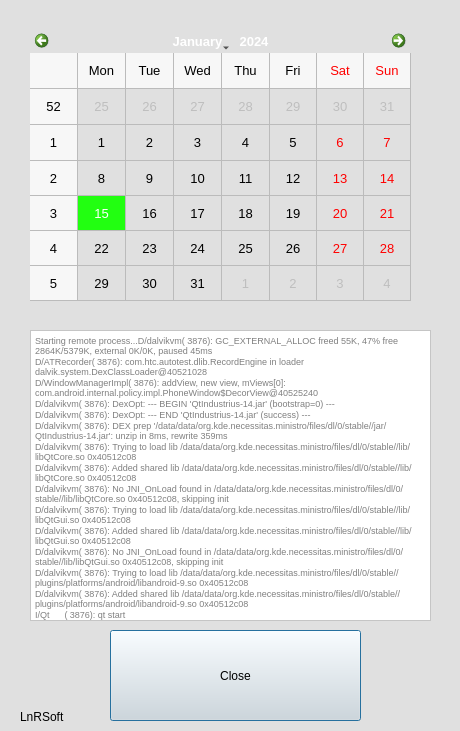
<?xml version="1.0" encoding="UTF-8"?>
<ui version="4.0">
 <class>MainWindow</class>
 <widget class="QMainWindow" name="MainWindow">
  <property name="geometry">
   <rect>
    <x>0</x>
    <y>0</y>
    <width>460</width>
    <height>731</height>
   </rect>
  </property>
  <property name="windowTitle">
   <string>MainWindow</string>
  </property>
  <property name="styleSheet">
   <string notr="true">background-color: rgb(130, 255, 8);
background-color: rgb(224, 224, 224);</string>
  </property>
  <widget class="QWidget" name="centralWidget">
   <widget class="QPushButton" name="pushButton">
    <property name="geometry">
     <rect>
      <x>110</x>
      <y>630</y>
      <width>251</width>
      <height>91</height>
     </rect>
    </property>
    <property name="styleSheet">
     <string notr="true"/>
    </property>
    <property name="text">
     <string>Close</string>
    </property>
    <property name="autoDefault">
     <bool>true</bool>
    </property>
    <property name="default">
     <bool>true</bool>
    </property>
    <property name="flat">
     <bool>false</bool>
    </property>
   </widget>
   <widget class="QCalendarWidget" name="calendarWidget">
    <property name="geometry">
     <rect>
      <x>30</x>
      <y>30</y>
      <width>381</width>
      <height>271</height>
     </rect>
    </property>
    <property name="font">
     <font>
      <pointsize>10</pointsize>
     </font>
    </property>
    <property name="styleSheet">
     <string notr="true">border-color: qlineargradient(spread:pad, x1:0, y1:0, x2:1, y2:0, stop:0 rgba(255, 178, 102, 255), stop:0.55 rgba(235, 148, 61, 255), stop:0.98 rgba(0, 0, 0, 255), stop:1 rgba(0, 0, 0, 0));
selection-background-color: rgb(34, 255, 17);</string>
    </property>
    <property name="inputMethodHints">
     <set>Qt::ImhDialableCharactersOnly|Qt::ImhDigitsOnly|Qt::ImhEmailCharactersOnly|Qt::ImhFormattedNumbersOnly|Qt::ImhLowercaseOnly|Qt::ImhUppercaseOnly|Qt::ImhUrlCharactersOnly</set>
    </property>
    <property name="gridVisible">
     <bool>true</bool>
    </property>
    <property name="horizontalHeaderFormat">
     <enum>QCalendarWidget::ShortDayNames</enum>
    </property>
    <property name="navigationBarVisible">
     <bool>true</bool>
    </property>
   </widget>
   <widget class="QTextEdit" name="textEdit">
    <property name="geometry">
     <rect>
      <x>30</x>
      <y>330</y>
      <width>401</width>
      <height>291</height>
     </rect>
    </property>
    <property name="font">
     <font>
      <pointsize>6</pointsize>
     </font>
    </property>
    <property name="mouseTracking">
     <bool>true</bool>
    </property>
    <property name="focusPolicy">
     <enum>Qt::ClickFocus</enum>
    </property>
    <property name="autoFillBackground">
     <bool>true</bool>
    </property>
    <property name="styleSheet">
     <string notr="true">background-color: rgb(255, 255, 255);</string>
    </property>
    <property name="inputMethodHints">
     <set>Qt::ImhDialableCharactersOnly|Qt::ImhDigitsOnly|Qt::ImhEmailCharactersOnly|Qt::ImhFormattedNumbersOnly|Qt::ImhLowercaseOnly|Qt::ImhUppercaseOnly|Qt::ImhUrlCharactersOnly</set>
    </property>
    <property name="frameShape">
     <enum>QFrame::StyledPanel</enum>
    </property>
    <property name="frameShadow">
     <enum>QFrame::Sunken</enum>
    </property>
    <property name="verticalScrollBarPolicy">
     <enum>Qt::ScrollBarAlwaysOff</enum>
    </property>
    <property name="horizontalScrollBarPolicy">
     <enum>Qt::ScrollBarAlwaysOff</enum>
    </property>
    <property name="tabChangesFocus">
     <bool>true</bool>
    </property>
    <property name="html">
     <string>&lt;!DOCTYPE HTML PUBLIC &quot;-//W3C//DTD HTML 4.0//EN&quot; &quot;http://www.w3.org/TR/REC-html40/strict.dtd&quot;&gt;
&lt;html&gt;&lt;head&gt;&lt;meta name=&quot;qrichtext&quot; content=&quot;1&quot; /&gt;&lt;style type=&quot;text/css&quot;&gt;
p, li { white-space: pre-wrap; }
&lt;/style&gt;&lt;/head&gt;&lt;body style=&quot; font-family:'.SF NS Text'; font-size:6pt; font-weight:400; font-style:normal;&quot;&gt;
&lt;p style=&quot; margin-top:0px; margin-bottom:0px; margin-left:0px; margin-right:0px; -qt-block-indent:0; text-indent:0px;&quot;&gt;&lt;span style=&quot; font-family:'Monaco'; font-size:7pt; color:#7f7f7f;&quot;&gt;Starting remote process...D/dalvikvm( 3876): GC_EXTERNAL_ALLOC freed 55K, 47% free 2864K/5379K, external 0K/0K, paused 45ms&lt;/span&gt;&lt;/p&gt;
&lt;p style=&quot; margin-top:0px; margin-bottom:0px; margin-left:0px; margin-right:0px; -qt-block-indent:0; text-indent:0px;&quot;&gt;&lt;span style=&quot; font-family:'Monaco'; font-size:7pt; color:#7f7f7f;&quot;&gt;D/ATRecorder( 3876): com.htc.autotest.dlib.RecordEngine in loader dalvik.system.DexClassLoader@40521028&lt;/span&gt;&lt;/p&gt;
&lt;p style=&quot; margin-top:0px; margin-bottom:0px; margin-left:0px; margin-right:0px; -qt-block-indent:0; text-indent:0px;&quot;&gt;&lt;span style=&quot; font-family:'Monaco'; font-size:7pt; color:#7f7f7f;&quot;&gt;D/WindowManagerImpl( 3876): addView, new view, mViews[0]: com.android.internal.policy.impl.PhoneWindow$DecorView@40525240&lt;/span&gt;&lt;/p&gt;
&lt;p style=&quot; margin-top:0px; margin-bottom:0px; margin-left:0px; margin-right:0px; -qt-block-indent:0; text-indent:0px;&quot;&gt;&lt;span style=&quot; font-family:'Monaco'; font-size:7pt; color:#7f7f7f;&quot;&gt;D/dalvikvm( 3876): DexOpt: --- BEGIN 'QtIndustrius-14.jar' (bootstrap=0) ---&lt;/span&gt;&lt;/p&gt;
&lt;p style=&quot; margin-top:0px; margin-bottom:0px; margin-left:0px; margin-right:0px; -qt-block-indent:0; text-indent:0px;&quot;&gt;&lt;span style=&quot; font-family:'Monaco'; font-size:7pt; color:#7f7f7f;&quot;&gt;D/dalvikvm( 3876): DexOpt: --- END 'QtIndustrius-14.jar' (success) ---&lt;/span&gt;&lt;/p&gt;
&lt;p style=&quot; margin-top:0px; margin-bottom:0px; margin-left:0px; margin-right:0px; -qt-block-indent:0; text-indent:0px;&quot;&gt;&lt;span style=&quot; font-family:'Monaco'; font-size:7pt; color:#7f7f7f;&quot;&gt;D/dalvikvm( 3876): DEX prep '/data/data/org.kde.necessitas.ministro/files/dl/0/stable//jar/QtIndustrius-14.jar': unzip in 8ms, rewrite 359ms&lt;/span&gt;&lt;/p&gt;
&lt;p style=&quot; margin-top:0px; margin-bottom:0px; margin-left:0px; margin-right:0px; -qt-block-indent:0; text-indent:0px;&quot;&gt;&lt;span style=&quot; font-family:'Monaco'; font-size:7pt; color:#7f7f7f;&quot;&gt;D/dalvikvm( 3876): Trying to load lib /data/data/org.kde.necessitas.ministro/files/dl/0/stable//lib/libQtCore.so 0x40512c08&lt;/span&gt;&lt;/p&gt;
&lt;p style=&quot; margin-top:0px; margin-bottom:0px; margin-left:0px; margin-right:0px; -qt-block-indent:0; text-indent:0px;&quot;&gt;&lt;span style=&quot; font-family:'Monaco'; font-size:7pt; color:#7f7f7f;&quot;&gt;D/dalvikvm( 3876): Added shared lib /data/data/org.kde.necessitas.ministro/files/dl/0/stable//lib/libQtCore.so 0x40512c08&lt;/span&gt;&lt;/p&gt;
&lt;p style=&quot; margin-top:0px; margin-bottom:0px; margin-left:0px; margin-right:0px; -qt-block-indent:0; text-indent:0px;&quot;&gt;&lt;span style=&quot; font-family:'Monaco'; font-size:7pt; color:#7f7f7f;&quot;&gt;D/dalvikvm( 3876): No JNI_OnLoad found in /data/data/org.kde.necessitas.ministro/files/dl/0/stable//lib/libQtCore.so 0x40512c08, skipping init&lt;/span&gt;&lt;/p&gt;
&lt;p style=&quot; margin-top:0px; margin-bottom:0px; margin-left:0px; margin-right:0px; -qt-block-indent:0; text-indent:0px;&quot;&gt;&lt;span style=&quot; font-family:'Monaco'; font-size:7pt; color:#7f7f7f;&quot;&gt;D/dalvikvm( 3876): Trying to load lib /data/data/org.kde.necessitas.ministro/files/dl/0/stable//lib/libQtGui.so 0x40512c08&lt;/span&gt;&lt;/p&gt;
&lt;p style=&quot; margin-top:0px; margin-bottom:0px; margin-left:0px; margin-right:0px; -qt-block-indent:0; text-indent:0px;&quot;&gt;&lt;span style=&quot; font-family:'Monaco'; font-size:7pt; color:#7f7f7f;&quot;&gt;D/dalvikvm( 3876): Added shared lib /data/data/org.kde.necessitas.ministro/files/dl/0/stable//lib/libQtGui.so 0x40512c08&lt;/span&gt;&lt;/p&gt;
&lt;p style=&quot; margin-top:0px; margin-bottom:0px; margin-left:0px; margin-right:0px; -qt-block-indent:0; text-indent:0px;&quot;&gt;&lt;span style=&quot; font-family:'Monaco'; font-size:7pt; color:#7f7f7f;&quot;&gt;D/dalvikvm( 3876): No JNI_OnLoad found in /data/data/org.kde.necessitas.ministro/files/dl/0/stable//lib/libQtGui.so 0x40512c08, skipping init&lt;/span&gt;&lt;/p&gt;
&lt;p style=&quot; margin-top:0px; margin-bottom:0px; margin-left:0px; margin-right:0px; -qt-block-indent:0; text-indent:0px;&quot;&gt;&lt;span style=&quot; font-family:'Monaco'; font-size:7pt; color:#7f7f7f;&quot;&gt;D/dalvikvm( 3876): Trying to load lib /data/data/org.kde.necessitas.ministro/files/dl/0/stable//plugins/platforms/android/libandroid-9.so 0x40512c08&lt;/span&gt;&lt;/p&gt;
&lt;p style=&quot; margin-top:0px; margin-bottom:0px; margin-left:0px; margin-right:0px; -qt-block-indent:0; text-indent:0px;&quot;&gt;&lt;span style=&quot; font-family:'Monaco'; font-size:7pt; color:#7f7f7f;&quot;&gt;D/dalvikvm( 3876): Added shared lib /data/data/org.kde.necessitas.ministro/files/dl/0/stable//plugins/platforms/android/libandroid-9.so 0x40512c08&lt;/span&gt;&lt;/p&gt;
&lt;p style=&quot; margin-top:0px; margin-bottom:0px; margin-left:0px; margin-right:0px; -qt-block-indent:0; text-indent:0px;&quot;&gt;&lt;span style=&quot; font-family:'Monaco'; font-size:7pt; color:#7f7f7f;&quot;&gt;I/Qt      ( 3876): qt start&lt;/span&gt;&lt;/p&gt;
&lt;p style=&quot; margin-top:0px; margin-bottom:0px; margin-left:0px; margin-right:0px; -qt-block-indent:0; text-indent:0px;&quot;&gt;&lt;span style=&quot; font-family:'Monaco'; font-size:7pt; color:#7f7f7f;&quot;&gt;D/dalvikvm( 3876): Trying to load lib /data/data/org.kde.necessitas.example.untitled/lib/libuntitled.so 0x4051d950&lt;/span&gt;&lt;/p&gt;
&lt;p style=&quot; margin-top:0px; margin-bottom:0px; margin-left:0px; margin-right:0px; -qt-block-indent:0; text-indent:0px;&quot;&gt;&lt;span style=&quot; font-family:'Monaco'; font-size:7pt; color:#7f7f7f;&quot;&gt;D/dalvikvm( 3876): Added shared lib /data/data/org.kde.necessitas.example.untitled/lib/libuntitled.so 0x4051d950&lt;/span&gt;&lt;/p&gt;
&lt;p style=&quot; margin-top:0px; margin-bottom:0px; margin-left:0px; margin-right:0px; -qt-block-indent:0; text-indent:0px;&quot;&gt;&lt;span style=&quot; font-family:'Monaco'; font-size:7pt; color:#7f7f7f;&quot;&gt;D/dalvikvm( 3876): No JNI_OnLoad found in /data/data/org.kde.necessitas.example.untitled/lib/libuntitled.so 0x4051d950, skipping init&lt;/span&gt;&lt;/p&gt;
&lt;p style=&quot; margin-top:0px; margin-bottom:0px; margin-left:0px; margin-right:0px; -qt-block-indent:0; text-indent:0px;&quot;&gt;&lt;span style=&quot; font-family:'Monaco'; font-size:7pt; color:#7f7f7f;&quot;&gt;W/Qt      ( 3876): Can't set environment &amp;quot;&amp;quot; &lt;/span&gt;&lt;/p&gt;
&lt;p style=&quot; margin-top:0px; margin-bottom:0px; margin-left:0px; margin-right:0px; -qt-block-indent:0; text-indent:0px;&quot;&gt;&lt;span style=&quot; font-family:'Monaco'; font-size:7pt; color:#7f7f7f;&quot;&gt;W/Qt      ( 3876): WARNING: QApplication was not created in the main() thread.&lt;/span&gt;&lt;/p&gt;
&lt;p style=&quot; margin-top:0px; margin-bottom:0px; margin-left:0px; margin-right:0px; -qt-block-indent:0; text-indent:0px;&quot;&gt;&lt;span style=&quot; font-family:'Monaco'; font-size:7pt; color:#7f7f7f;&quot;&gt;D/Qt      ( 3876): QAndroidPlatformIntegrationPlugin::create &amp;quot;android&amp;quot; &lt;/span&gt;&lt;/p&gt;
&lt;p style=&quot; margin-top:0px; margin-bottom:0px; margin-left:0px; margin-right:0px; -qt-block-indent:0; text-indent:0px;&quot;&gt;&lt;span style=&quot; font-family:'Monaco'; font-size:7pt; color:#7f7f7f;&quot;&gt;I/Qt JAVA ( 3876): surfaceChanged: 480,762,480,762&lt;/span&gt;&lt;/p&gt;
&lt;p style=&quot; margin-top:0px; margin-bottom:0px; margin-left:0px; margin-right:0px; -qt-block-indent:0; text-indent:0px;&quot;&gt;&lt;span style=&quot; font-family:'Monaco'; font-size:7pt; color:#7f7f7f;&quot;&gt;D/dalvikvm( 3876): GC_EXTERNAL_ALLOC freed 200K, 47% free 2941K/5447K, external 1687K/2199K, paused 62ms&lt;/span&gt;&lt;/p&gt;
&lt;p style=&quot; margin-top:0px; margin-bottom:0px; margin-left:0px; margin-right:0px; -qt-block-indent:0; text-indent:0px;&quot;&gt;&lt;span style=&quot; font-family:'Monaco'; font-size:7pt; color:#7f7f7f;&quot;&gt;D/Qt      ( 3876): Reading json file took 115 ms &lt;/span&gt;&lt;/p&gt;
&lt;p style=&quot; margin-top:0px; margin-bottom:0px; margin-left:0px; margin-right:0px; -qt-block-indent:0; text-indent:0px;&quot;&gt;&lt;span style=&quot; font-family:'Monaco'; font-size:7pt; color:#7f7f7f;&quot;&gt;D/Qt      ( 3876): Parsing json file took 11 ms &lt;/span&gt;&lt;/p&gt;
&lt;p style=&quot; margin-top:0px; margin-bottom:0px; margin-left:0px; margin-right:0px; -qt-block-indent:0; text-indent:0px;&quot;&gt;&lt;span style=&quot; font-family:'Monaco'; font-size:7pt; color:#7f7f7f;&quot;&gt;D/Qt      ( 3876): QAndroidPlatformIntegration::QAndroidPlatformIntegration():  creating QAndroidPlatformScreen =&amp;gt; Using Raster (Software) for painting &lt;/span&gt;&lt;/p&gt;
&lt;p style=&quot; margin-top:0px; margin-bottom:0px; margin-left:0px; margin-right:0px; -qt-block-indent:0; text-indent:0px;&quot;&gt;&lt;span style=&quot; font-family:'Monaco'; font-size:7pt; color:#7f7f7f;&quot;&gt;D/Qt      ( 3876): QAndroidPlatformScreen::QAndroidPlatformScreen():QFbScreen() &lt;/span&gt;&lt;/p&gt;
&lt;p style=&quot; margin-top:0px; margin-bottom:0px; margin-left:0px; margin-right:0px; -qt-block-indent:0; text-indent:0px;&quot;&gt;&lt;span style=&quot; font-family:'Monaco'; font-size:7pt; color:#7f7f7f;&quot;&gt;W/dalvikvm( 3876): dvmFindClassByName rejecting 'org/kde/necessitas/industrius/QtNativeInputConnection'&lt;/span&gt;&lt;/p&gt;
&lt;p style=&quot; margin-top:0px; margin-bottom:0px; margin-left:0px; margin-right:0px; -qt-block-indent:0; text-indent:0px;&quot;&gt;&lt;span style=&quot; font-family:'Monaco'; font-size:7pt; color:#7f7f7f;&quot;&gt;W/dalvikvm( 3876): dvmFindClassByName rejecting 'org/kde/necessitas/industrius/QtExtractedText'&lt;/span&gt;&lt;/p&gt;
&lt;p style=&quot; margin-top:0px; margin-bottom:0px; margin-left:0px; margin-right:0px; -qt-block-indent:0; text-indent:0px;&quot;&gt;&lt;span style=&quot; font-family:'Monaco'; font-size:7pt; color:#7f7f7f;&quot;&gt;D/Qt      ( 3876): hideSoftwareKeyboard &lt;/span&gt;&lt;/p&gt;
&lt;p style=&quot; margin-top:0px; margin-bottom:0px; margin-left:0px; margin-right:0px; -qt-block-indent:0; text-indent:0px;&quot;&gt;&lt;span style=&quot; font-family:'Monaco'; font-size:7pt; color:#7f7f7f;&quot;&gt;D/Qt      ( 3876): setFullScreen false &lt;/span&gt;&lt;/p&gt;
&lt;p style=&quot; margin-top:0px; margin-bottom:0px; margin-left:0px; margin-right:0px; -qt-block-indent:0; text-indent:0px;&quot;&gt;&lt;span style=&quot; font-family:'Monaco'; font-size:7pt; color:#7f7f7f;&quot;&gt;D/Qt      ( 3876): setFullScreen false &lt;/span&gt;&lt;/p&gt;
&lt;p style=&quot; margin-top:0px; margin-bottom:0px; margin-left:0px; margin-right:0px; -qt-block-indent:0; text-indent:0px;&quot;&gt;&lt;span style=&quot; font-family:'Monaco'; font-size:7pt; color:#7f7f7f;&quot;&gt;D/Qt      ( 3876): MainMethod finished, it's time to cleanup &lt;/span&gt;&lt;/p&gt;
&lt;p style=&quot; margin-top:0px; margin-bottom:0px; margin-left:0px; margin-right:0px; -qt-block-indent:0; text-indent:0px;&quot;&gt;&lt;span style=&quot; font-family:'Monaco'; font-size:7pt; color:#7f7f7f;&quot;&gt;I/Qt JAVA ( 3876): surfaceDestroyed &lt;/span&gt;&lt;/p&gt;
&lt;p style=&quot; margin-top:0px; margin-bottom:0px; margin-left:0px; margin-right:0px; -qt-block-indent:0; text-indent:0px;&quot;&gt;&lt;span style=&quot; font-family:'Monaco'; font-size:7pt; color:#7f7f7f;&quot;&gt;I/Qt JAVA ( 3876): onDestroy&lt;/span&gt;&lt;/p&gt;
&lt;p style=&quot;-qt-paragraph-type:empty; margin-top:0px; margin-bottom:0px; margin-left:0px; margin-right:0px; -qt-block-indent:0; text-indent:0px; font-family:'Monaco'; font-size:7pt; color:#7f7f7f;&quot;&gt;&lt;br /&gt;&lt;/p&gt;
&lt;p style=&quot;-qt-paragraph-type:empty; margin-top:0px; margin-bottom:0px; margin-left:0px; margin-right:0px; -qt-block-indent:0; text-indent:0px; font-family:'Monaco'; font-size:7pt; color:#7f7f7f;&quot;&gt;&lt;br /&gt;&lt;/p&gt;
&lt;p style=&quot; margin-top:0px; margin-bottom:0px; margin-left:0px; margin-right:0px; -qt-block-indent:0; text-indent:0px;&quot;&gt;&lt;span style=&quot; font-family:'Monaco'; font-size:7pt; color:#7f7f7f;&quot;&gt;'org.kde.necessitas.example.untitled' died&lt;/span&gt;&lt;/p&gt;
&lt;p style=&quot; margin-top:0px; margin-bottom:0px; margin-left:0px; margin-right:0px; -qt-block-indent:0; text-indent:0px;&quot;&gt;&lt;span style=&quot; font-family:'Monaco'; font-size:7pt; color:#7f7f7f;&quot;&gt;Starting remote process...D/dalvikvm( 4183): GC_EXTERNAL_ALLOC freed 46K, 47% free 2864K/5379K, external 0K/0K, paused 66ms&lt;/span&gt;&lt;/p&gt;
&lt;p style=&quot; margin-top:0px; margin-bottom:0px; margin-left:0px; margin-right:0px; -qt-block-indent:0; text-indent:0px;&quot;&gt;&lt;span style=&quot; font-family:'Monaco'; font-size:7pt; color:#7f7f7f;&quot;&gt;D/ATRecorder( 4183): com.htc.autotest.dlib.RecordEngine in loader dalvik.system.DexClassLoader@40515a60&lt;/span&gt;&lt;/p&gt;
&lt;p style=&quot; margin-top:0px; margin-bottom:0px; margin-left:0px; margin-right:0px; -qt-block-indent:0; text-indent:0px;&quot;&gt;&lt;span style=&quot; font-family:'Monaco'; font-size:7pt; color:#7f7f7f;&quot;&gt;D/WindowManagerImpl( 4183): addView, new view, mViews[0]: com.android.internal.policy.impl.PhoneWindow$DecorView@40522e38&lt;/span&gt;&lt;/p&gt;
&lt;p style=&quot; margin-top:0px; margin-bottom:0px; margin-left:0px; margin-right:0px; -qt-block-indent:0; text-indent:0px;&quot;&gt;&lt;span style=&quot; font-family:'Monaco'; font-size:7pt; color:#7f7f7f;&quot;&gt;D/dalvikvm( 4183): DexOpt: --- BEGIN 'QtIndustrius-14.jar' (bootstrap=0) ---&lt;/span&gt;&lt;/p&gt;
&lt;p style=&quot; margin-top:0px; margin-bottom:0px; margin-left:0px; margin-right:0px; -qt-block-indent:0; text-indent:0px;&quot;&gt;&lt;span style=&quot; font-family:'Monaco'; font-size:7pt; color:#7f7f7f;&quot;&gt;D/dalvikvm( 4183): DexOpt: --- END 'QtIndustrius-14.jar' (success) ---&lt;/span&gt;&lt;/p&gt;
&lt;p style=&quot; margin-top:0px; margin-bottom:0px; margin-left:0px; margin-right:0px; -qt-block-indent:0; text-indent:0px;&quot;&gt;&lt;span style=&quot; font-family:'Monaco'; font-size:7pt; color:#7f7f7f;&quot;&gt;D/dalvikvm( 4183): DEX prep '/data/data/org.kde.necessitas.ministro/files/dl/0/stable//jar/QtIndustrius-14.jar': unzip in 6ms, rewrite 520ms&lt;/span&gt;&lt;/p&gt;
&lt;p style=&quot; margin-top:0px; margin-bottom:0px; margin-left:0px; margin-right:0px; -qt-block-indent:0; text-indent:0px;&quot;&gt;&lt;span style=&quot; font-family:'Monaco'; font-size:7pt; color:#7f7f7f;&quot;&gt;D/dalvikvm( 4183): Trying to load lib /data/data/org.kde.necessitas.ministro/files/dl/0/stable//lib/libQtCore.so 0x40512710&lt;/span&gt;&lt;/p&gt;
&lt;p style=&quot; margin-top:0px; margin-bottom:0px; margin-left:0px; margin-right:0px; -qt-block-indent:0; text-indent:0px;&quot;&gt;&lt;span style=&quot; font-family:'Monaco'; font-size:7pt; color:#7f7f7f;&quot;&gt;D/dalvikvm( 4183): Added shared lib /data/data/org.kde.necessitas.ministro/files/dl/0/stable//lib/libQtCore.so 0x40512710&lt;/span&gt;&lt;/p&gt;
&lt;p style=&quot; margin-top:0px; margin-bottom:0px; margin-left:0px; margin-right:0px; -qt-block-indent:0; text-indent:0px;&quot;&gt;&lt;span style=&quot; font-family:'Monaco'; font-size:7pt; color:#7f7f7f;&quot;&gt;D/dalvikvm( 4183): No JNI_OnLoad found in /data/data/org.kde.necessitas.ministro/files/dl/0/stable//lib/libQtCore.so 0x40512710, skipping init&lt;/span&gt;&lt;/p&gt;
&lt;p style=&quot; margin-top:0px; margin-bottom:0px; margin-left:0px; margin-right:0px; -qt-block-indent:0; text-indent:0px;&quot;&gt;&lt;span style=&quot; font-family:'Monaco'; font-size:7pt; color:#7f7f7f;&quot;&gt;D/dalvikvm( 4183): Trying to load lib /data/data/org.kde.necessitas.ministro/files/dl/0/stable//lib/libQtGui.so 0x40512710&lt;/span&gt;&lt;/p&gt;
&lt;p style=&quot; margin-top:0px; margin-bottom:0px; margin-left:0px; margin-right:0px; -qt-block-indent:0; text-indent:0px;&quot;&gt;&lt;span style=&quot; font-family:'Monaco'; font-size:7pt; color:#7f7f7f;&quot;&gt;D/dalvikvm( 4183): Added shared lib /data/data/org.kde.necessitas.ministro/files/dl/0/stable//lib/libQtGui.so 0x40512710&lt;/span&gt;&lt;/p&gt;
&lt;p style=&quot; margin-top:0px; margin-bottom:0px; margin-left:0px; margin-right:0px; -qt-block-indent:0; text-indent:0px;&quot;&gt;&lt;span style=&quot; font-family:'Monaco'; font-size:7pt; color:#7f7f7f;&quot;&gt;D/dalvikvm( 4183): No JNI_OnLoad found in /data/data/org.kde.necessitas.ministro/files/dl/0/stable//lib/libQtGui.so 0x40512710, skipping init&lt;/span&gt;&lt;/p&gt;
&lt;p style=&quot; margin-top:0px; margin-bottom:0px; margin-left:0px; margin-right:0px; -qt-block-indent:0; text-indent:0px;&quot;&gt;&lt;span style=&quot; font-family:'Monaco'; font-size:7pt; color:#7f7f7f;&quot;&gt;D/dalvikvm( 4183): Trying to load lib /data/data/org.kde.necessitas.ministro/files/dl/0/stable//plugins/platforms/android/libandroid-9.so 0x40512710&lt;/span&gt;&lt;/p&gt;
&lt;p style=&quot; margin-top:0px; margin-bottom:0px; margin-left:0px; margin-right:0px; -qt-block-indent:0; text-indent:0px;&quot;&gt;&lt;span style=&quot; font-family:'Monaco'; font-size:7pt; color:#7f7f7f;&quot;&gt;D/dalvikvm( 4183): Added shared lib /data/data/org.kde.necessitas.ministro/files/dl/0/stable//plugins/platforms/android/libandroid-9.so 0x40512710&lt;/span&gt;&lt;/p&gt;
&lt;p style=&quot; margin-top:0px; margin-bottom:0px; margin-left:0px; margin-right:0px; -qt-block-indent:0; text-indent:0px;&quot;&gt;&lt;span style=&quot; font-family:'Monaco'; font-size:7pt; color:#7f7f7f;&quot;&gt;I/Qt      ( 4183): qt start&lt;/span&gt;&lt;/p&gt;
&lt;p style=&quot; margin-top:0px; margin-bottom:0px; margin-left:0px; margin-right:0px; -qt-block-indent:0; text-indent:0px;&quot;&gt;&lt;span style=&quot; font-family:'Monaco'; font-size:7pt; color:#7f7f7f;&quot;&gt;D/dalvikvm( 4183): Trying to load lib /data/data/org.kde.necessitas.example.untitled/lib/libuntitled.so 0x4051b548&lt;/span&gt;&lt;/p&gt;
&lt;p style=&quot; margin-top:0px; margin-bottom:0px; margin-left:0px; margin-right:0px; -qt-block-indent:0; text-indent:0px;&quot;&gt;&lt;span style=&quot; font-family:'Monaco'; font-size:7pt; color:#7f7f7f;&quot;&gt;D/dalvikvm( 4183): Added shared lib /data/data/org.kde.necessitas.example.untitled/lib/libuntitled.so 0x4051b548&lt;/span&gt;&lt;/p&gt;
&lt;p style=&quot; margin-top:0px; margin-bottom:0px; margin-left:0px; margin-right:0px; -qt-block-indent:0; text-indent:0px;&quot;&gt;&lt;span style=&quot; font-family:'Monaco'; font-size:7pt; color:#7f7f7f;&quot;&gt;D/dalvikvm( 4183): No JNI_OnLoad found in /data/data/org.kde.necessitas.example.untitled/lib/libuntitled.so 0x4051b548, skipping init&lt;/span&gt;&lt;/p&gt;
&lt;p style=&quot; margin-top:0px; margin-bottom:0px; margin-left:0px; margin-right:0px; -qt-block-indent:0; text-indent:0px;&quot;&gt;&lt;span style=&quot; font-family:'Monaco'; font-size:7pt; color:#7f7f7f;&quot;&gt;W/Qt      ( 4183): Can't set environment &amp;quot;&amp;quot; &lt;/span&gt;&lt;/p&gt;
&lt;p style=&quot; margin-top:0px; margin-bottom:0px; margin-left:0px; margin-right:0px; -qt-block-indent:0; text-indent:0px;&quot;&gt;&lt;span style=&quot; font-family:'Monaco'; font-size:7pt; color:#7f7f7f;&quot;&gt;W/Qt      ( 4183): WARNING: QApplication was not created in the main() thread.&lt;/span&gt;&lt;/p&gt;
&lt;p style=&quot; margin-top:0px; margin-bottom:0px; margin-left:0px; margin-right:0px; -qt-block-indent:0; text-indent:0px;&quot;&gt;&lt;span style=&quot; font-family:'Monaco'; font-size:7pt; color:#7f7f7f;&quot;&gt;D/Qt      ( 4183): QAndroidPlatformIntegrationPlugin::create &amp;quot;android&amp;quot; &lt;/span&gt;&lt;/p&gt;
&lt;p style=&quot; margin-top:0px; margin-bottom:0px; margin-left:0px; margin-right:0px; -qt-block-indent:0; text-indent:0px;&quot;&gt;&lt;span style=&quot; font-family:'Monaco'; font-size:7pt; color:#7f7f7f;&quot;&gt;I/Qt JAVA ( 4183): surfaceChanged: 480,762,480,762&lt;/span&gt;&lt;/p&gt;
&lt;p style=&quot; margin-top:0px; margin-bottom:0px; margin-left:0px; margin-right:0px; -qt-block-indent:0; text-indent:0px;&quot;&gt;&lt;span style=&quot; font-family:'Monaco'; font-size:7pt; color:#7f7f7f;&quot;&gt;D/dalvikvm( 4183): GC_EXTERNAL_ALLOC freed 198K, 46% free 2944K/5447K, external 1687K/2199K, paused 85ms&lt;/span&gt;&lt;/p&gt;
&lt;p style=&quot; margin-top:0px; margin-bottom:0px; margin-left:0px; margin-right:0px; -qt-block-indent:0; text-indent:0px;&quot;&gt;&lt;span style=&quot; font-family:'Monaco'; font-size:7pt; color:#7f7f7f;&quot;&gt;D/Qt      ( 4183): Reading json file took 178 ms &lt;/span&gt;&lt;/p&gt;
&lt;p style=&quot; margin-top:0px; margin-bottom:0px; margin-left:0px; margin-right:0px; -qt-block-indent:0; text-indent:0px;&quot;&gt;&lt;span style=&quot; font-family:'Monaco'; font-size:7pt; color:#7f7f7f;&quot;&gt;D/Qt      ( 4183): Parsing json file took 11 ms &lt;/span&gt;&lt;/p&gt;
&lt;p style=&quot; margin-top:0px; margin-bottom:0px; margin-left:0px; margin-right:0px; -qt-block-indent:0; text-indent:0px;&quot;&gt;&lt;span style=&quot; font-family:'Monaco'; font-size:7pt; color:#7f7f7f;&quot;&gt;D/Qt      ( 4183): QAndroidPlatformIntegration::QAndroidPlatformIntegration():  creating QAndroidPlatformScreen =&amp;gt; Using Raster (Software) for painting &lt;/span&gt;&lt;/p&gt;
&lt;p style=&quot; margin-top:0px; margin-bottom:0px; margin-left:0px; margin-right:0px; -qt-block-indent:0; text-indent:0px;&quot;&gt;&lt;span style=&quot; font-family:'Monaco'; font-size:7pt; color:#7f7f7f;&quot;&gt;D/Qt      ( 4183): QAndroidPlatformScreen::QAndroidPlatformScreen():QFbScreen() &lt;/span&gt;&lt;/p&gt;
&lt;p style=&quot; margin-top:0px; margin-bottom:0px; margin-left:0px; margin-right:0px; -qt-block-indent:0; text-indent:0px;&quot;&gt;&lt;span style=&quot; font-family:'Monaco'; font-size:7pt; color:#7f7f7f;&quot;&gt;W/dalvikvm( 4183): dvmFindClassByName rejecting 'org/kde/necessitas/industrius/QtNativeInputConnection'&lt;/span&gt;&lt;/p&gt;
&lt;p style=&quot; margin-top:0px; margin-bottom:0px; margin-left:0px; margin-right:0px; -qt-block-indent:0; text-indent:0px;&quot;&gt;&lt;span style=&quot; font-family:'Monaco'; font-size:7pt; color:#7f7f7f;&quot;&gt;W/dalvikvm( 4183): dvmFindClassByName rejecting 'org/kde/necessitas/industrius/QtExtractedText'&lt;/span&gt;&lt;/p&gt;
&lt;p style=&quot; margin-top:0px; margin-bottom:0px; margin-left:0px; margin-right:0px; -qt-block-indent:0; text-indent:0px;&quot;&gt;&lt;span style=&quot; font-family:'Monaco'; font-size:7pt; color:#7f7f7f;&quot;&gt;D/Qt      ( 4183): hideSoftwareKeyboard &lt;/span&gt;&lt;/p&gt;
&lt;p style=&quot; margin-top:0px; margin-bottom:0px; margin-left:0px; margin-right:0px; -qt-block-indent:0; text-indent:0px;&quot;&gt;&lt;span style=&quot; font-family:'Monaco'; font-size:7pt; color:#7f7f7f;&quot;&gt;D/Qt      ( 4183): setFullScreen false &lt;/span&gt;&lt;/p&gt;
&lt;p style=&quot; margin-top:0px; margin-bottom:0px; margin-left:0px; margin-right:0px; -qt-block-indent:0; text-indent:0px;&quot;&gt;&lt;span style=&quot; font-family:'Monaco'; font-size:7pt; color:#7f7f7f;&quot;&gt;D/Qt      ( 4183): setFullScreen false &lt;/span&gt;&lt;/p&gt;
&lt;p style=&quot; margin-top:0px; margin-bottom:0px; margin-left:0px; margin-right:0px; -qt-block-indent:0; text-indent:0px;&quot;&gt;&lt;span style=&quot; font-family:'Monaco'; font-size:7pt; color:#7f7f7f;&quot;&gt;D/Qt      ( 4183): resetSoftwareKeyboard &lt;/span&gt;&lt;/p&gt;
&lt;p style=&quot; margin-top:0px; margin-bottom:0px; margin-left:0px; margin-right:0px; -qt-block-indent:0; text-indent:0px;&quot;&gt;&lt;span style=&quot; font-family:'Monaco'; font-size:7pt; color:#7f7f7f;&quot;&gt;D/Qt      ( 4183): hideSoftwareKeyboard &lt;/span&gt;&lt;/p&gt;
&lt;p style=&quot; margin-top:0px; margin-bottom:0px; margin-left:0px; margin-right:0px; -qt-block-indent:0; text-indent:0px;&quot;&gt;&lt;span style=&quot; font-family:'Monaco'; font-size:7pt; color:#7f7f7f;&quot;&gt;I/Qt JAVA ( 4183): surfaceDestroyed &lt;/span&gt;&lt;/p&gt;
&lt;p style=&quot;-qt-paragraph-type:empty; margin-top:0px; margin-bottom:0px; margin-left:0px; margin-right:0px; -qt-block-indent:0; text-indent:0px; font-family:'Monaco'; font-size:7pt; color:#7f7f7f;&quot;&gt;&lt;br /&gt;&lt;/p&gt;
&lt;p style=&quot;-qt-paragraph-type:empty; margin-top:0px; margin-bottom:0px; margin-left:0px; margin-right:0px; -qt-block-indent:0; text-indent:0px; font-family:'Monaco'; font-size:7pt; color:#7f7f7f;&quot;&gt;&lt;br /&gt;&lt;/p&gt;
&lt;p style=&quot; margin-top:0px; margin-bottom:0px; margin-left:0px; margin-right:0px; -qt-block-indent:0; text-indent:0px;&quot;&gt;&lt;span style=&quot; font-family:'Monaco'; font-size:7pt; color:#7f7f7f;&quot;&gt;'org.kde.necessitas.example.untitled' died&lt;/span&gt;&lt;/p&gt;
&lt;p style=&quot; margin-top:0px; margin-bottom:0px; margin-left:0px; margin-right:0px; -qt-block-indent:0; text-indent:0px;&quot;&gt;&lt;span style=&quot; font-family:'Monaco'; font-size:7pt; color:#7f7f7f;&quot;&gt;Starting remote process...D/dalvikvm( 4828): GC_EXTERNAL_ALLOC freed 47K, 47% free 2864K/5379K, external 0K/0K, paused 77ms&lt;/span&gt;&lt;/p&gt;
&lt;p style=&quot; margin-top:0px; margin-bottom:0px; margin-left:0px; margin-right:0px; -qt-block-indent:0; text-indent:0px;&quot;&gt;&lt;span style=&quot; font-family:'Monaco'; font-size:7pt; color:#7f7f7f;&quot;&gt;D/ATRecorder( 4828): com.htc.autotest.dlib.RecordEngine in loader dalvik.system.DexClassLoader@40515f20&lt;/span&gt;&lt;/p&gt;
&lt;p style=&quot; margin-top:0px; margin-bottom:0px; margin-left:0px; margin-right:0px; -qt-block-indent:0; text-indent:0px;&quot;&gt;&lt;span style=&quot; font-family:'Monaco'; font-size:7pt; color:#7f7f7f;&quot;&gt;D/WindowManagerImpl( 4828): addView, new view, mViews[0]: com.android.internal.policy.impl.PhoneWindow$DecorView@405232f8&lt;/span&gt;&lt;/p&gt;
&lt;p style=&quot; margin-top:0px; margin-bottom:0px; margin-left:0px; margin-right:0px; -qt-block-indent:0; text-indent:0px;&quot;&gt;&lt;span style=&quot; font-family:'Monaco'; font-size:7pt; color:#7f7f7f;&quot;&gt;D/dalvikvm( 4828): DexOpt: --- BEGIN 'QtIndustrius-14.jar' (bootstrap=0) ---&lt;/span&gt;&lt;/p&gt;
&lt;p style=&quot; margin-top:0px; margin-bottom:0px; margin-left:0px; margin-right:0px; -qt-block-indent:0; text-indent:0px;&quot;&gt;&lt;span style=&quot; font-family:'Monaco'; font-size:7pt; color:#7f7f7f;&quot;&gt;D/dalvikvm( 4828): DexOpt: --- END 'QtIndustrius-14.jar' (success) ---&lt;/span&gt;&lt;/p&gt;
&lt;p style=&quot; margin-top:0px; margin-bottom:0px; margin-left:0px; margin-right:0px; -qt-block-indent:0; text-indent:0px;&quot;&gt;&lt;span style=&quot; font-family:'Monaco'; font-size:7pt; color:#7f7f7f;&quot;&gt;D/dalvikvm( 4828): DEX prep '/data/data/org.kde.necessitas.ministro/files/dl/0/stable//jar/QtIndustrius-14.jar': unzip in 7ms, rewrite 308ms&lt;/span&gt;&lt;/p&gt;
&lt;p style=&quot; margin-top:0px; margin-bottom:0px; margin-left:0px; margin-right:0px; -qt-block-indent:0; text-indent:0px;&quot;&gt;&lt;span style=&quot; font-family:'Monaco'; font-size:7pt; color:#7f7f7f;&quot;&gt;D/dalvikvm( 4828): Trying to load lib /data/data/org.kde.necessitas.ministro/files/dl/0/stable//lib/libQtCore.so 0x4051cb78&lt;/span&gt;&lt;/p&gt;
&lt;p style=&quot; margin-top:0px; margin-bottom:0px; margin-left:0px; margin-right:0px; -qt-block-indent:0; text-indent:0px;&quot;&gt;&lt;span style=&quot; font-family:'Monaco'; font-size:7pt; color:#7f7f7f;&quot;&gt;D/dalvikvm( 4828): Added shared lib /data/data/org.kde.necessitas.ministro/files/dl/0/stable//lib/libQtCore.so 0x4051cb78&lt;/span&gt;&lt;/p&gt;
&lt;p style=&quot; margin-top:0px; margin-bottom:0px; margin-left:0px; margin-right:0px; -qt-block-indent:0; text-indent:0px;&quot;&gt;&lt;span style=&quot; font-family:'Monaco'; font-size:7pt; color:#7f7f7f;&quot;&gt;D/dalvikvm( 4828): No JNI_OnLoad found in /data/data/org.kde.necessitas.ministro/files/dl/0/stable//lib/libQtCore.so 0x4051cb78, skipping init&lt;/span&gt;&lt;/p&gt;
&lt;p style=&quot; margin-top:0px; margin-bottom:0px; margin-left:0px; margin-right:0px; -qt-block-indent:0; text-indent:0px;&quot;&gt;&lt;span style=&quot; font-family:'Monaco'; font-size:7pt; color:#7f7f7f;&quot;&gt;D/dalvikvm( 4828): Trying to load lib /data/data/org.kde.necessitas.ministro/files/dl/0/stable//lib/libQtGui.so 0x4051cb78&lt;/span&gt;&lt;/p&gt;
&lt;p style=&quot; margin-top:0px; margin-bottom:0px; margin-left:0px; margin-right:0px; -qt-block-indent:0; text-indent:0px;&quot;&gt;&lt;span style=&quot; font-family:'Monaco'; font-size:7pt; color:#7f7f7f;&quot;&gt;D/dalvikvm( 4828): Added shared lib /data/data/org.kde.necessitas.ministro/files/dl/0/stable//lib/libQtGui.so 0x4051cb78&lt;/span&gt;&lt;/p&gt;
&lt;p style=&quot; margin-top:0px; margin-bottom:0px; margin-left:0px; margin-right:0px; -qt-block-indent:0; text-indent:0px;&quot;&gt;&lt;span style=&quot; font-family:'Monaco'; font-size:7pt; color:#7f7f7f;&quot;&gt;D/dalvikvm( 4828): No JNI_OnLoad found in /data/data/org.kde.necessitas.ministro/files/dl/0/stable//lib/libQtGui.so 0x4051cb78, skipping init&lt;/span&gt;&lt;/p&gt;
&lt;p style=&quot; margin-top:0px; margin-bottom:0px; margin-left:0px; margin-right:0px; -qt-block-indent:0; text-indent:0px;&quot;&gt;&lt;span style=&quot; font-family:'Monaco'; font-size:7pt; color:#7f7f7f;&quot;&gt;D/dalvikvm( 4828): Trying to load lib /data/data/org.kde.necessitas.ministro/files/dl/0/stable//plugins/platforms/android/libandroid-9.so 0x4051cb78&lt;/span&gt;&lt;/p&gt;
&lt;p style=&quot; margin-top:0px; margin-bottom:0px; margin-left:0px; margin-right:0px; -qt-block-indent:0; text-indent:0px;&quot;&gt;&lt;span style=&quot; font-family:'Monaco'; font-size:7pt; color:#7f7f7f;&quot;&gt;D/dalvikvm( 4828): Added shared lib /data/data/org.kde.necessitas.ministro/files/dl/0/stable//plugins/platforms/android/libandroid-9.so 0x4051cb78&lt;/span&gt;&lt;/p&gt;
&lt;p style=&quot; margin-top:0px; margin-bottom:0px; margin-left:0px; margin-right:0px; -qt-block-indent:0; text-indent:0px;&quot;&gt;&lt;span style=&quot; font-family:'Monaco'; font-size:7pt; color:#7f7f7f;&quot;&gt;I/Qt      ( 4828): qt start&lt;/span&gt;&lt;/p&gt;
&lt;p style=&quot; margin-top:0px; margin-bottom:0px; margin-left:0px; margin-right:0px; -qt-block-indent:0; text-indent:0px;&quot;&gt;&lt;span style=&quot; font-family:'Monaco'; font-size:7pt; color:#7f7f7f;&quot;&gt;D/dalvikvm( 4828): Trying to load lib /data/data/org.kde.necessitas.example.untitled/lib/libuntitled.so 0x4051ba08&lt;/span&gt;&lt;/p&gt;
&lt;p style=&quot; margin-top:0px; margin-bottom:0px; margin-left:0px; margin-right:0px; -qt-block-indent:0; text-indent:0px;&quot;&gt;&lt;span style=&quot; font-family:'Monaco'; font-size:7pt; color:#7f7f7f;&quot;&gt;D/dalvikvm( 4828): Added shared lib /data/data/org.kde.necessitas.example.untitled/lib/libuntitled.so 0x4051ba08&lt;/span&gt;&lt;/p&gt;
&lt;p style=&quot; margin-top:0px; margin-bottom:0px; margin-left:0px; margin-right:0px; -qt-block-indent:0; text-indent:0px;&quot;&gt;&lt;span style=&quot; font-family:'Monaco'; font-size:7pt; color:#7f7f7f;&quot;&gt;D/dalvikvm( 4828): No JNI_OnLoad found in /data/data/org.kde.necessitas.example.untitled/lib/libuntitled.so 0x4051ba08, skipping init&lt;/span&gt;&lt;/p&gt;
&lt;p style=&quot; margin-top:0px; margin-bottom:0px; margin-left:0px; margin-right:0px; -qt-block-indent:0; text-indent:0px;&quot;&gt;&lt;span style=&quot; font-family:'Monaco'; font-size:7pt; color:#7f7f7f;&quot;&gt;W/Qt      ( 4828): Can't set environment &amp;quot;&amp;quot; &lt;/span&gt;&lt;/p&gt;
&lt;p style=&quot; margin-top:0px; margin-bottom:0px; margin-left:0px; margin-right:0px; -qt-block-indent:0; text-indent:0px;&quot;&gt;&lt;span style=&quot; font-family:'Monaco'; font-size:7pt; color:#7f7f7f;&quot;&gt;W/Qt      ( 4828): WARNING: QApplication was not created in the main() thread.&lt;/span&gt;&lt;/p&gt;
&lt;p style=&quot; margin-top:0px; margin-bottom:0px; margin-left:0px; margin-right:0px; -qt-block-indent:0; text-indent:0px;&quot;&gt;&lt;span style=&quot; font-family:'Monaco'; font-size:7pt; color:#7f7f7f;&quot;&gt;I/Qt JAVA ( 4828): surfaceChanged: 480,762,480,762&lt;/span&gt;&lt;/p&gt;
&lt;p style=&quot; margin-top:0px; margin-bottom:0px; margin-left:0px; margin-right:0px; -qt-block-indent:0; text-indent:0px;&quot;&gt;&lt;span style=&quot; font-family:'Monaco'; font-size:7pt; color:#7f7f7f;&quot;&gt;D/Qt      ( 4828): QAndroidPlatformIntegrationPlugin::create &amp;quot;android&amp;quot; &lt;/span&gt;&lt;/p&gt;
&lt;p style=&quot; margin-top:0px; margin-bottom:0px; margin-left:0px; margin-right:0px; -qt-block-indent:0; text-indent:0px;&quot;&gt;&lt;span style=&quot; font-family:'Monaco'; font-size:7pt; color:#7f7f7f;&quot;&gt;D/dalvikvm( 4828): GC_EXTERNAL_ALLOC freed 198K, 46% free 2944K/5447K, external 1687K/2199K, paused 50ms&lt;/span&gt;&lt;/p&gt;
&lt;p style=&quot; margin-top:0px; margin-bottom:0px; margin-left:0px; margin-right:0px; -qt-block-indent:0; text-indent:0px;&quot;&gt;&lt;span style=&quot; font-family:'Monaco'; font-size:7pt; color:#7f7f7f;&quot;&gt;D/Qt      ( 4828): Reading json file took 100 ms &lt;/span&gt;&lt;/p&gt;
&lt;p style=&quot; margin-top:0px; margin-bottom:0px; margin-left:0px; margin-right:0px; -qt-block-indent:0; text-indent:0px;&quot;&gt;&lt;span style=&quot; font-family:'Monaco'; font-size:7pt; color:#7f7f7f;&quot;&gt;D/Qt      ( 4828): Parsing json file took 22 ms &lt;/span&gt;&lt;/p&gt;
&lt;p style=&quot; margin-top:0px; margin-bottom:0px; margin-left:0px; margin-right:0px; -qt-block-indent:0; text-indent:0px;&quot;&gt;&lt;span style=&quot; font-family:'Monaco'; font-size:7pt; color:#7f7f7f;&quot;&gt;D/Qt      ( 4828): QAndroidPlatformIntegration::QAndroidPlatformIntegration():  creating QAndroidPlatformScreen =&amp;gt; Using Raster (Software) for painting &lt;/span&gt;&lt;/p&gt;
&lt;p style=&quot; margin-top:0px; margin-bottom:0px; margin-left:0px; margin-right:0px; -qt-block-indent:0; text-indent:0px;&quot;&gt;&lt;span style=&quot; font-family:'Monaco'; font-size:7pt; color:#7f7f7f;&quot;&gt;D/Qt      ( 4828): QAndroidPlatformScreen::QAndroidPlatformScreen():QFbScreen() &lt;/span&gt;&lt;/p&gt;
&lt;p style=&quot; margin-top:0px; margin-bottom:0px; margin-left:0px; margin-right:0px; -qt-block-indent:0; text-indent:0px;&quot;&gt;&lt;span style=&quot; font-family:'Monaco'; font-size:7pt; color:#7f7f7f;&quot;&gt;W/dalvikvm( 4828): dvmFindClassByName rejecting 'org/kde/necessitas/industrius/QtNativeInputConnection'&lt;/span&gt;&lt;/p&gt;
&lt;p style=&quot; margin-top:0px; margin-bottom:0px; margin-left:0px; margin-right:0px; -qt-block-indent:0; text-indent:0px;&quot;&gt;&lt;span style=&quot; font-family:'Monaco'; font-size:7pt; color:#7f7f7f;&quot;&gt;W/dalvikvm( 4828): dvmFindClassByName rejecting 'org/kde/necessitas/industrius/QtExtractedText'&lt;/span&gt;&lt;/p&gt;
&lt;p style=&quot; margin-top:0px; margin-bottom:0px; margin-left:0px; margin-right:0px; -qt-block-indent:0; text-indent:0px;&quot;&gt;&lt;span style=&quot; font-family:'Monaco'; font-size:7pt; color:#7f7f7f;&quot;&gt;D/Qt      ( 4828): hideSoftwareKeyboard &lt;/span&gt;&lt;/p&gt;
&lt;p style=&quot; margin-top:0px; margin-bottom:0px; margin-left:0px; margin-right:0px; -qt-block-indent:0; text-indent:0px;&quot;&gt;&lt;span style=&quot; font-family:'Monaco'; font-size:7pt; color:#7f7f7f;&quot;&gt;D/Qt      ( 4828): setFullScreen false &lt;/span&gt;&lt;/p&gt;&lt;/body&gt;&lt;/html&gt;</string>
    </property>
    <property name="textInteractionFlags">
     <set>Qt::TextSelectableByKeyboard|Qt::TextSelectableByMouse</set>
    </property>
   </widget>
   <widget class="QLabel" name="label">
    <property name="geometry">
     <rect>
      <x>20</x>
      <y>710</y>
      <width>56</width>
      <height>13</height>
     </rect>
    </property>
    <property name="text">
     <string>LnRSoft</string>
    </property>
   </widget>
  </widget>
 </widget>
 <layoutdefault spacing="6" margin="11"/>
 <resources/>
 <connections/>
</ui>
